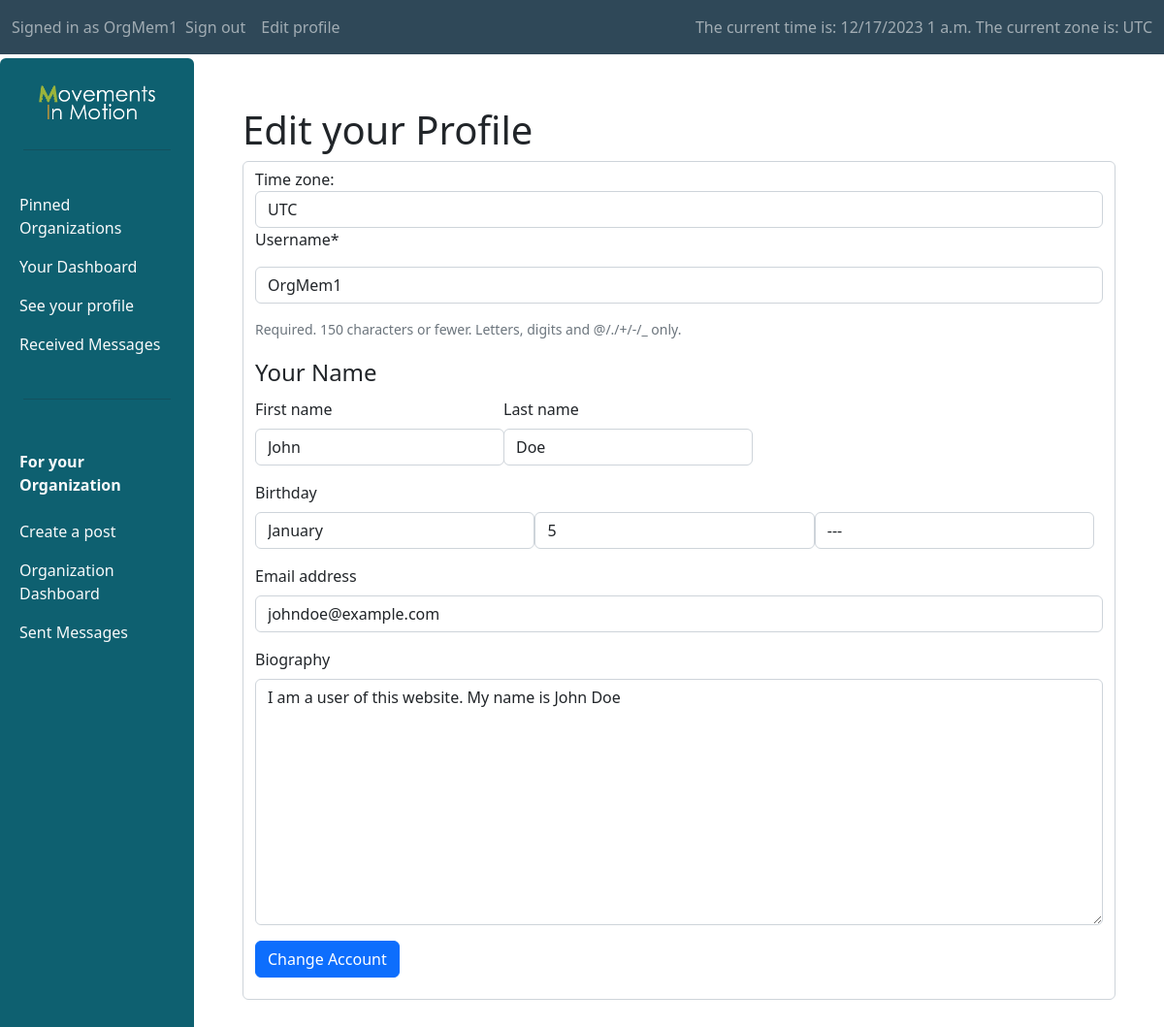
/Forum/edit_profile (signed in), run on an earlier commit of the app's database.
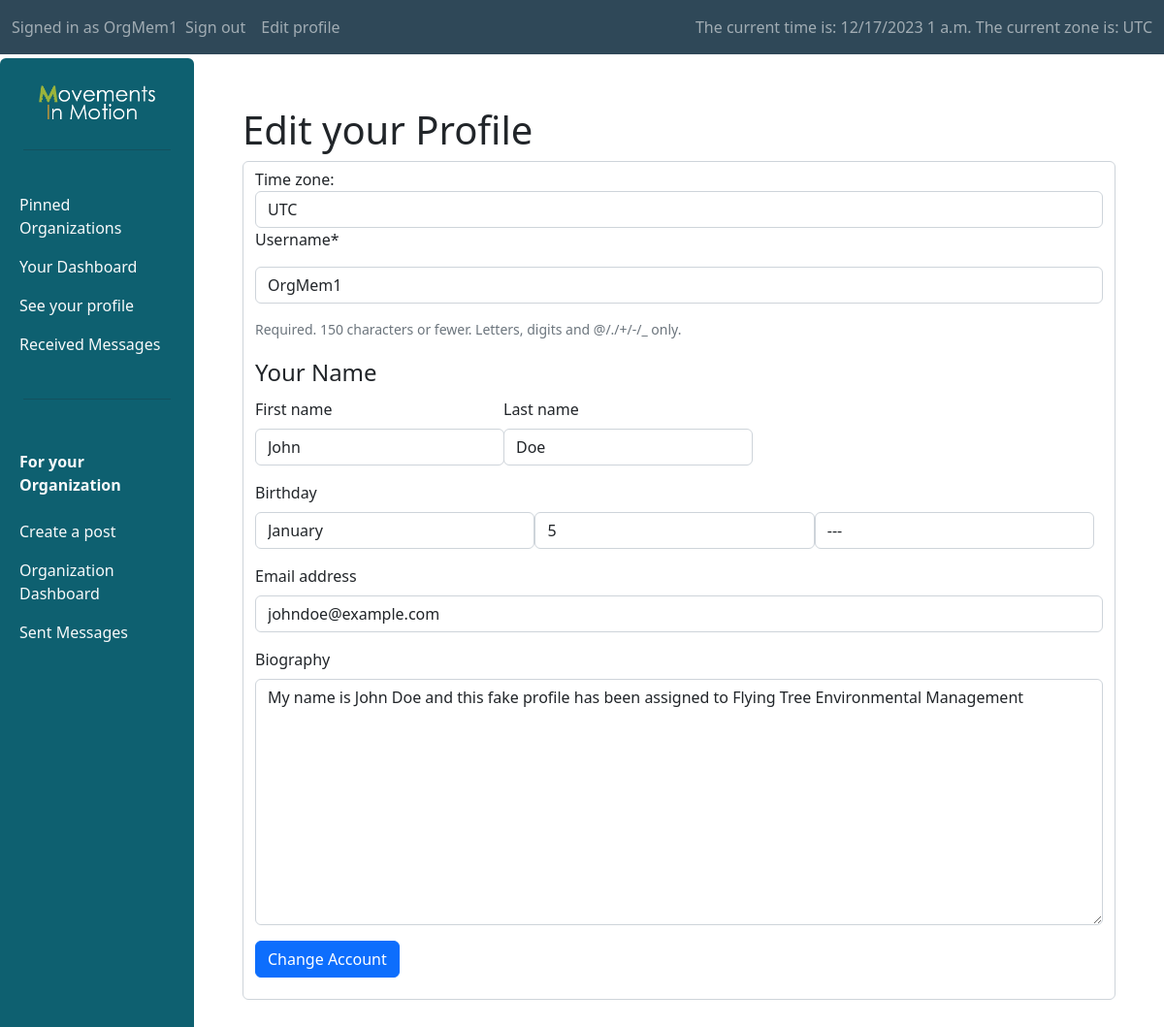
And on a later commit of the database.
### Forum/models.py (models this page shows)
class Profile(User):
    birthday = models.DateField(default=timezone.now, blank=True, null=True)
    biography = models.TextField(default="I am a user of this website", null=True, blank=True)
    pinned = models.ManyToManyField(Organization, related_name="followers",blank=True)
    membership = models.ForeignKey(Organization, null=True, blank=True, on_delete=models.SET_NULL, related_name='members')
    class Meta:
        permissions = [
            ("can_post", "can post on behalf of an organization")
        ]

### Forum/views.py (the view)
# urls.py: path("edit_profile", views.ChangeProfileView, name="edit_profile"),
@login_required
def ChangeProfileView(request):
    current_profile = Profile.objects.get(pk=request.user.pk)
    HTML_PAGE = "Forum/mngmt_pages/edit_profile_page.html"
    if request.method == "POST":
        request.session['django_timezone'] = request.POST['timezone']
        profile_form = UpdateProfileForm(request.POST, instance=current_profile)
        if profile_form.is_valid() and (len(profile_form.changed_data) != 0):
            profile_form.save()
        return HttpResponseRedirect(reverse('index'))
    elif request.method == "GET":
        profile_form = UpdateProfileForm(instance=current_profile)
    return render(request, HTML_PAGE, {
        "form": UpdateProfileForm(instance=current_profile),
        "timezones": pytz.common_timezones
    })

### Forum/templates/Forum/mngmt_pages/edit_profile_page.html (shortened to what this page needs)
{% extends "Forum/layouts/sidebar_layout.html" %}
{% load crispy_forms_tags %}
{% load static %}
{% block body %}
    <h1>Edit your Profile</h1>
    <form method="post" class="form-control mb-3" action="{% url 'edit_profile' %}">
        <label for="timezone">Time zone:</label>
            <select name="timezone" class="form-control">
                {% for tz in timezones %}
                <option value="{{ tz }}"{% if tz == TIME_ZONE %} selected{% endif %}>{{ tz }}</option>
                {% endfor %}
            </select>
        {% crispy form form.helper %}
    </form>
{% endblock %}

What changed in the data, as far as the page shows it:
changed Profile: biography "I am a user of this website. My name is John Doe" → "My name is John Doe and this fake profile has been assigned to Flying Tree Environmental Management"
